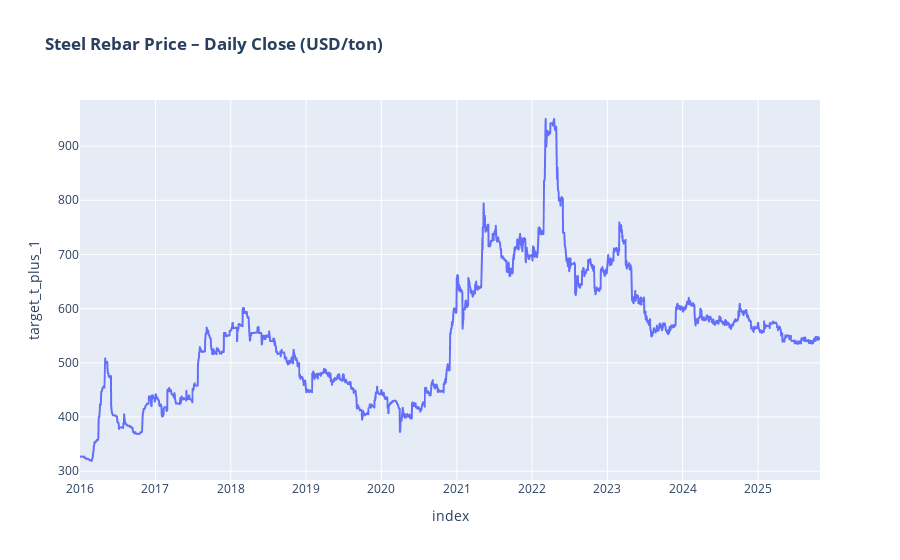

This figure's notebook cell:
### Code cell
fig = px.line(
    df,
    x=df.index,
    y="target_t_plus_1",
    title="<b>Steel Rebar Price – Daily Close (USD/ton)</b>"
)

fig.show()

### Figure 1 — Plotly figure (JSON) as saved in the notebook; plotly's stock layout.template omitted (floating-point values rounded to 4 significant figures; data arrays with more than 128 entries replaced by an {"elided": "..."} marker saying what was removed)
{"data": [{"hovertemplate": "index=%{x}<br>target_t_plus_1=%{y}<extra></extra>", "legendgroup": "", "line": {"color": "#636efa", "dash": "solid"}, "marker": {"symbol": "circle"}, "mode": "lines", "name": "", "showlegend": false, "type": "scattergl", "x": {"elided": "2481 str values"}, "xaxis": "x", "y": {"elided": "2481 float values"}, "yaxis": "y"}], "layout": {"legend": {"tracegroupgap": 0}, "title": {"text": "<b>Steel Rebar Price – Daily Close (USD/ton)</b>"}, "xaxis": {"anchor": "y", "domain": [0, 1], "title": {"text": "index"}}, "yaxis": {"anchor": "x", "domain": [0, 1], "title": {"text": "target_t_plus_1"}}}}
